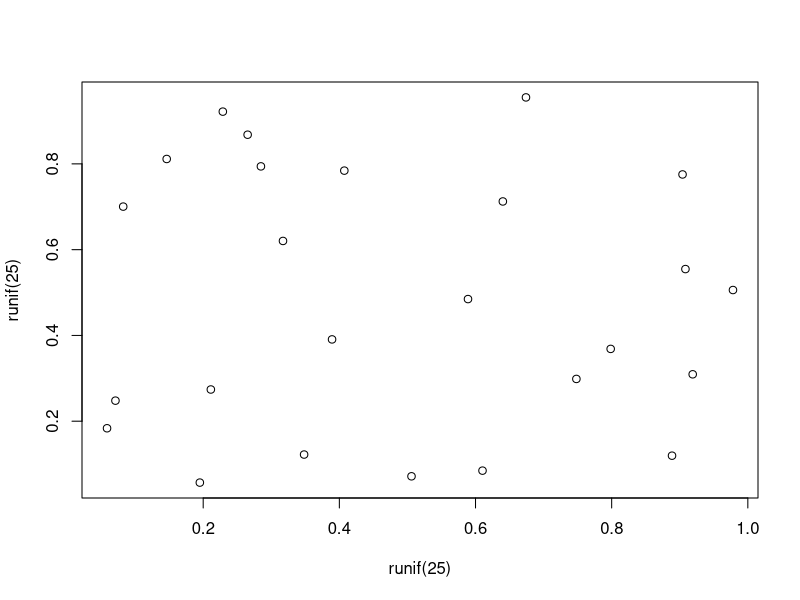

R code for this plot:
## ---- chunk 1
#| label: tbl-modes_per_dimension
#| tbl-cap: Modes evaluated in each dimension
#| echo: true
modes_per_dimension <- data.frame(
  Dimension = c("Accessibility",
                "Mobility",
                "Affordability",
                "Safety"
                ),
  Mode = c("Driving, Public Transport, Walking, Cycling",
           "Driving, Public Transport, Walking, Cycling",
           "Driving, Public Transport",
           "Driving, Walking, Cycling"
           )
)
knitr::kable(modes_per_dimension)
## ---- chunk 2
#| label: tbl-accessibility_n_opportunities
#| tbl-cap: Travel time threshold (minutes) to compute cumulative number of opportunities
#| echo: true
accessibility_n_opportunities <- data.frame(
  "Point of Interest/Mode" = c("Healthcare Facilities",
                               "Basic Education",
                               "Green Spaces",
                               "Recreation",
                               "Groceries",
                               "Jobs"
                               ),
  "Driving or Public Transport" = c("30","30","5-10","5-10","15","30-45"),
  "Walking or Cycling" = c("15","15","15-30","15-30","15","30-45"),
  check.names = FALSE
)
knitr::kable(accessibility_n_opportunities)
## ---- chunk 3
#| label: tbl-headway_periods
#| tbl-cap: Public transport service frequency periods observed
#| echo: true
headway_periods <- data.frame(
  Period = c("Weekday peak",
             "Weekday full day",
             "Weekday night",
             "Weekend"
             ),
  Day = c("Wednesday 04/02/2026","Wednesday 04/02/2026","Wednesday 04/02/2026","Sunday 08/02/2026"),
  "Time window" = c("08:00-09:00","00:00-48:00","22:00-23:00","10:00-11:00"),
  check.names = FALSE
)
knitr::kable(headway_periods)
## ---- chunk 4
#| label: fig-meaningless
#| fig-cap: A meaningless scatterplot
#| fig-width: 5
#| fig-height: 5
#| fig-align: center
#| out-width: 50%
#| echo: false
plot(runif(25), runif(25))
## ---- chunk 5
#| label: tbl-simple
#| tbl-cap: Caption centered above table
#| echo: true
knitr::kable(head(mtcars)[,1:4])
